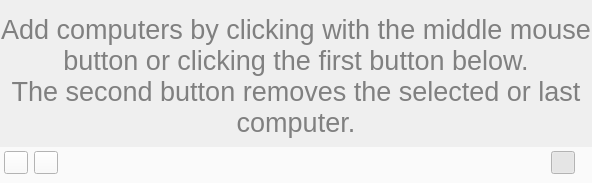
<?xml version="1.0" encoding="UTF-8"?>
<ui version="4.0">
 <class>SpotlightPanel</class>
 <widget class="QWidget" name="SpotlightPanel">
  <property name="geometry">
   <rect>
    <x>0</x>
    <y>0</y>
    <width>592</width>
    <height>183</height>
   </rect>
  </property>
  <layout class="QVBoxLayout" name="_2">
   <property name="spacing">
    <number>0</number>
   </property>
   <property name="leftMargin">
    <number>0</number>
   </property>
   <property name="topMargin">
    <number>4</number>
   </property>
   <property name="rightMargin">
    <number>0</number>
   </property>
   <property name="bottomMargin">
    <number>0</number>
   </property>
   <item>
    <widget class="QStackedWidget" name="stackedWidget">
     <widget class="QWidget" name="helpPage">
      <layout class="QVBoxLayout" name="verticalLayout_3">
       <property name="leftMargin">
        <number>0</number>
       </property>
       <property name="topMargin">
        <number>0</number>
       </property>
       <property name="rightMargin">
        <number>0</number>
       </property>
       <property name="bottomMargin">
        <number>0</number>
       </property>
       <item>
        <widget class="QLabel" name="helpLabel">
         <property name="sizePolicy">
          <sizepolicy hsizetype="Expanding" vsizetype="Preferred">
           <horstretch>0</horstretch>
           <verstretch>0</verstretch>
          </sizepolicy>
         </property>
         <property name="palette">
          <palette>
           <active>
            <colorrole role="WindowText">
             <brush brushstyle="SolidPattern">
              <color alpha="255">
               <red>128</red>
               <green>128</green>
               <blue>128</blue>
              </color>
             </brush>
            </colorrole>
           </active>
           <inactive>
            <colorrole role="WindowText">
             <brush brushstyle="SolidPattern">
              <color alpha="255">
               <red>128</red>
               <green>128</green>
               <blue>128</blue>
              </color>
             </brush>
            </colorrole>
           </inactive>
           <disabled>
            <colorrole role="WindowText">
             <brush brushstyle="SolidPattern">
              <color alpha="255">
               <red>119</red>
               <green>120</green>
               <blue>120</blue>
              </color>
             </brush>
            </colorrole>
           </disabled>
          </palette>
         </property>
         <property name="font">
          <font>
           <pointsize>20</pointsize>
          </font>
         </property>
         <property name="text">
          <string>Add computers by clicking with the middle mouse button or clicking the first button below.
The second button removes the selected or last computer.</string>
         </property>
         <property name="alignment">
          <set>Qt::AlignCenter</set>
         </property>
         <property name="wordWrap">
          <bool>true</bool>
         </property>
        </widget>
       </item>
      </layout>
     </widget>
     <widget class="QWidget" name="viewPage">
      <layout class="QVBoxLayout">
       <property name="leftMargin">
        <number>0</number>
       </property>
       <property name="topMargin">
        <number>0</number>
       </property>
       <property name="rightMargin">
        <number>0</number>
       </property>
       <property name="bottomMargin">
        <number>0</number>
       </property>
       <item>
        <widget class="ComputerMonitoringWidget" name="monitoringWidget" native="true">
         <property name="styleSheet">
          <string notr="true">background-color: #FAFAFA;</string>
         </property>
        </widget>
       </item>
      </layout>
     </widget>
    </widget>
   </item>
   <item>
    <widget class="QWidget" name="widget" native="true">
     <property name="styleSheet">
      <string notr="true">background-color: #FAFAFA;</string>
     </property>
     <layout class="QHBoxLayout" name="horizontalLayout">
      <property name="leftMargin">
       <number>4</number>
      </property>
      <property name="topMargin">
       <number>4</number>
      </property>
      <property name="rightMargin">
       <number>4</number>
      </property>
      <item>
       <widget class="QToolButton" name="addButton">
        <property name="toolTip">
         <string>Add selected computers</string>
        </property>
        <property name="icon">
         <iconset resource="../../core/resources/core.qrc">
          <normaloff>:/core/go-up.png</normaloff>:/core/go-up.png</iconset>
        </property>
       </widget>
      </item>
      <item>
       <widget class="QToolButton" name="removeButton">
        <property name="toolTip">
         <string>Remove selected computers</string>
        </property>
        <property name="icon">
         <iconset resource="../../core/resources/core.qrc">
          <normaloff>:/core/go-down.png</normaloff>:/core/go-down.png</iconset>
        </property>
       </widget>
      </item>
      <item>
       <spacer name="horizontalSpacer_2">
        <property name="orientation">
         <enum>Qt::Horizontal</enum>
        </property>
        <property name="sizeHint" stdset="0">
         <size>
          <width>40</width>
          <height>20</height>
         </size>
        </property>
       </spacer>
      </item>
      <item>
       <widget class="QToolButton" name="realtimeViewButton">
        <property name="toolTip">
         <string>Update computers in realtime</string>
        </property>
        <property name="icon">
         <iconset resource="../resources/master.qrc">
          <normaloff>:/master/update-realtime-disabled.png</normaloff>
          <normalon>:/master/update-realtime-enabled.png</normalon>:/master/update-realtime-disabled.png</iconset>
        </property>
        <property name="checkable">
         <bool>true</bool>
        </property>
        <property name="checked">
         <bool>true</bool>
        </property>
       </widget>
      </item>
      <item>
       <widget class="QLabel" name="durationLabel">
        <property name="text">
         <string/>
        </property>
       </widget>
      </item>
     </layout>
    </widget>
   </item>
  </layout>
 </widget>
 <customwidgets>
  <customwidget>
   <class>ComputerMonitoringWidget</class>
   <extends>QWidget</extends>
   <header>ComputerMonitoringWidget.h</header>
   <container>1</container>
  </customwidget>
 </customwidgets>
 <resources>
  <include location="../../core/resources/core.qrc"/>
  <include location="../resources/master.qrc"/>
 </resources>
 <connections/>
</ui>
